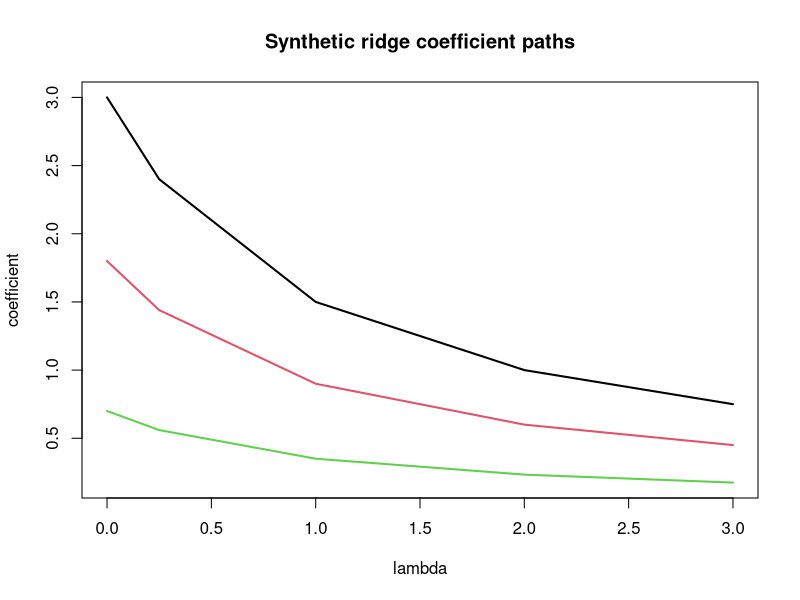
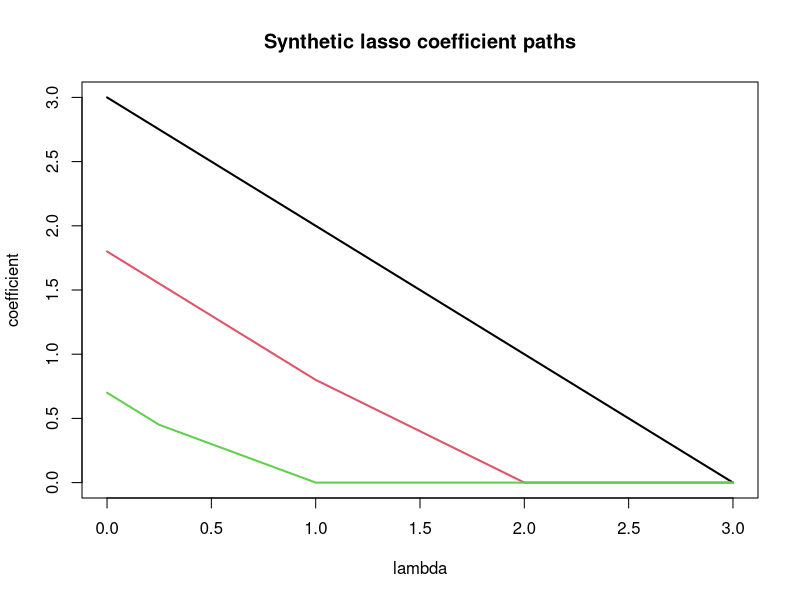

Write the R code that produced these figures, in order.
# LearningAI • ISLR (James et al., R edition) • independent demonstration
# Synthetic observations; NO copied textbook data, code, or empirical results.
# Run: Rscript islr-ch06.R     (base R only)
set.seed(2026)
beta0 <- c(3,1.8,.7)
lambda <- c(0,.25,1,2,3)
ridge <- t(sapply(lambda,function(z) beta0/(1+z)))
lasso <- t(sapply(lambda,function(z) sign(beta0)*pmax(abs(beta0)-z,0)))
colnames(ridge) <- paste0('beta',1:3)
colnames(lasso) <- paste0('beta',1:3)
cat('Ridge paths (orthonormal X; specified penalty scaling):\n');print(ridge)
cat('Lasso paths (orthonormal X; specified penalty scaling):\n');print(lasso)
matplot(lambda,ridge,type='l',lty=1,lwd=2,main='Synthetic ridge coefficient paths',xlab='lambda',ylab='coefficient')
matplot(lambda,lasso,type='l',lty=1,lwd=2,main='Synthetic lasso coefficient paths',xlab='lambda',ylab='coefficient')
